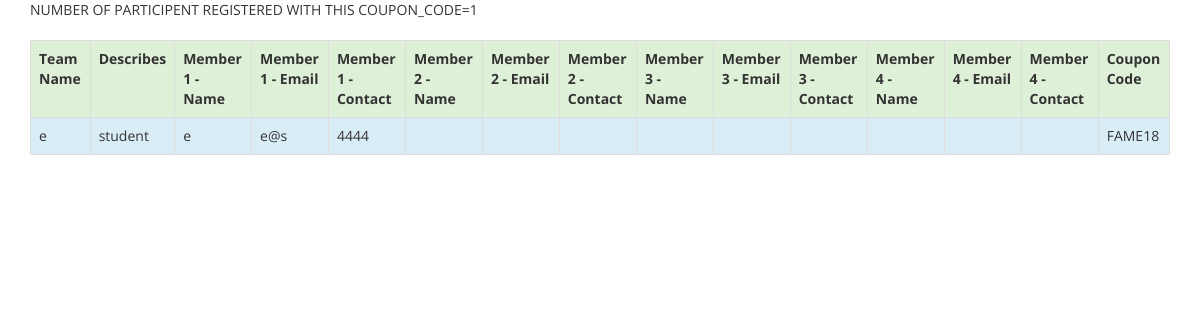
Before: /sortcoupon.php?sortcoupon=FAME18 with the older database file.
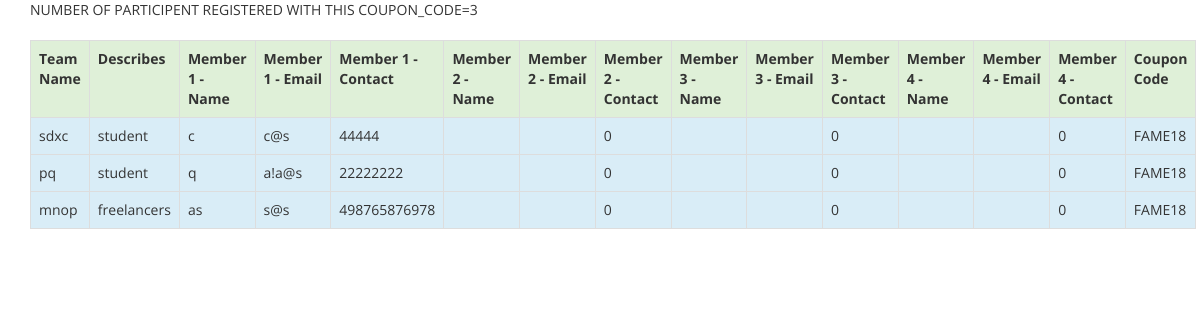
After: the same page with the newer database file.
### tables this page shows
CREATE TABLE `rsvp` (
  `team_name` varchar(50) NOT NULL,
  `describes` varchar(50) NOT NULL,
  `m1_name` varchar(50) NOT NULL,
  `m1_email` varchar(50) NOT NULL,
  `m1_contact` bigint(12) NOT NULL,
  `m2_name` varchar(50) DEFAULT NULL,
  `m2_email` varchar(50) DEFAULT NULL,
  `m2_contact` bigint(12) DEFAULT NULL,
  `m3_name` varchar(50) DEFAULT NULL,
  `m3_email` varchar(50) DEFAULT NULL,
  `m3_contact` bigint(12) DEFAULT NULL,
  `m4_name` varchar(50) DEFAULT NULL,
  `m4_email` varchar(20) DEFAULT NULL,
  `m4_contact` bigint(12) DEFAULT NULL,
  `coupon_name` varchar(10) NOT NULL
);

### sortcoupon.php (the view, shortened to what this page needs)
<!DOCTYPE html>
<html lang="en">
<head>
    <link rel="stylesheet" href="https://maxcdn.bootstrapcdn.com/bootstrap/3.3.7/css/bootstrap.min.css">
    <link rel="stylesheet" href="css/style.css" type="text/css">
</head>
<body>
<div class="container">
<?php
$con=mysqli_connect("localhost","root","") or die("unable to connect");
mysqli_select_db($con,"hackathon");
if(isset($_GET['sortcoupon'])){
    $sortcoupon=$_GET['sortcoupon'];
    $sql="SELECT * FROM rsvp WHERE coupon_name='$sortcoupon'";
    $res=mysqli_query($con,$sql);
    if(mysqli_num_rows($res)>0){
        $num=mysqli_num_rows($res);
       echo " NUMBER OF PARTICIPENT REGISTERED WITH THIS COUPON_CODE=$num<br><br>";
       echo " <table class='table table-striped table-hover table-responsive table-bordered'>
                            <tr class='success'>
                                <th>Team Name</th>
                                <th>Describes</th>
                                <th>Member 1 - Name</th>
                                <th>Member 1 - Email</th>
                                <th>Member 1 - Contact</th>
                                <th>Member 2 - Name</th>
                                <th>Member 2 - Email</th>
                                <th>Member 2 - Contact</th>
                                <th>Member 3 - Name</th>
                                <th>Member 3 - Email</th>
                                <th>Member 3 - Contact</th>
                                <th>Member 4 - Name</th>
                                <th>Member 4 - Email</th>
                                <th>Member 4 - Contact</th>
                                <th>Coupon Code</th>
                            </tr>";
                            while($row=mysqli_fetch_assoc($res)){
                                echo " <tr >";
                            echo " <tr class='info'>";
                            echo  "<td>".$row['team_name']."</td>";
                            echo  "<td>".$row['describes']."</td>";
                            echo  "<td>".$row['m1_name']."</td>";
                            echo  "<td>".$row['m1_email']."</td>";
                            echo  "<td>".$row['m1_contact']."</td>";
                            echo  "<td>".$row['m2_name']."</td>";
                            echo  "<td>".$row['m2_email']."</td>";
                            echo  "<td>".$row['m2_contact']."</td>";
                            echo  "<td>".$row['m3_name']."</td>";
                            echo  "<td>".$row['m3_email']."</td>";
                            echo  "<td>".$row['m3_contact']."</td>";
                            echo  "<td>".$row['m4_name']."</td>";
                            echo  "<td>".$row['m4_email']."</td>";
                            echo  "<td>".$row['m4_contact']."</td>";
                            echo  "<td>".$row['coupon_name']."</td>";
                            echo "</tr>";
                            }
                            echo "</table>";
    }
    else{
        echo '<h4>No participant Registered with this Coupon Code</h4>';
    }
    }
    ?>
</div>
</body>
</html>

### css/style.css (style rules this page uses)
html, body { overflow-x: hidden; }
body { margin: 0px; font-family: "Open Sans", Sans-serif; }

Changed rows visible on the page:
removed rsvp: team_name "e", describes "student", m1_name "e", m1_email "e@s", m1_contact "4444", coupon_name "FAME18"
added rsvp: team_name "sdxc", describes "student", m1_name "c", m1_email "c@s", m1_contact "44444", m2_contact "0", m3_contact "0", m4_contact "0", coupon_name "FAME18"
added rsvp: team_name "pq", describes "student", m1_name "q", m1_email "a!a@s", m1_contact "22222222", m2_contact "0", m3_contact "0", m4_contact "0", coupon_name "FAME18"
added rsvp: team_name "mnop", describes "freelancers", m1_name "as", m1_email "s@s", m1_contact "498765876978", m2_contact "0", m3_contact "0", m4_contact "0", coupon_name "FAME18"
Other visible differences:
$num: "1" → "3"
